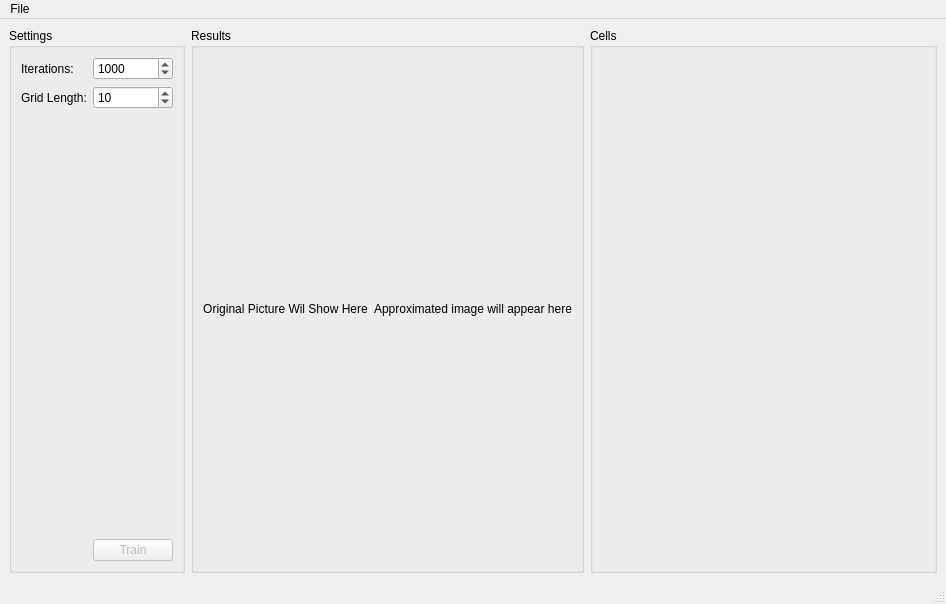
<?xml version="1.0" encoding="UTF-8"?>
<ui version="4.0">
 <class>SelfOrganizingMapWindow</class>
 <widget class="QMainWindow" name="SelfOrganizingMapWindow">
  <property name="geometry">
   <rect>
    <x>0</x>
    <y>0</y>
    <width>946</width>
    <height>604</height>
   </rect>
  </property>
  <property name="windowTitle">
   <string>Self Organizing Map</string>
  </property>
  <widget class="QWidget" name="centralwidget">
   <layout class="QVBoxLayout" name="verticalLayout_3" stretch="1">
    <item>
     <layout class="QHBoxLayout" name="horizontalLayout_2" stretch="1,3,3">
      <item>
       <widget class="QGroupBox" name="groupBox">
        <property name="title">
         <string>Settings</string>
        </property>
        <layout class="QVBoxLayout" name="verticalLayout">
         <item>
          <layout class="QFormLayout" name="formLayout">
           <item row="0" column="0">
            <widget class="QLabel" name="label">
             <property name="text">
              <string>Iterations:</string>
             </property>
            </widget>
           </item>
           <item row="0" column="1">
            <widget class="QSpinBox" name="_iterationsSpinBox">
             <property name="minimum">
              <number>1</number>
             </property>
             <property name="maximum">
              <number>2000</number>
             </property>
             <property name="value">
              <number>1000</number>
             </property>
            </widget>
           </item>
           <item row="1" column="0">
            <widget class="QLabel" name="label_2">
             <property name="text">
              <string>Grid Length:</string>
             </property>
            </widget>
           </item>
           <item row="1" column="1">
            <widget class="QSpinBox" name="_gridLengthSpinBox">
             <property name="minimum">
              <number>4</number>
             </property>
             <property name="value">
              <number>10</number>
             </property>
            </widget>
           </item>
           <item row="3" column="1">
            <widget class="QPushButton" name="_trainButton">
             <property name="enabled">
              <bool>false</bool>
             </property>
             <property name="sizePolicy">
              <sizepolicy hsizetype="Minimum" vsizetype="Fixed">
               <horstretch>0</horstretch>
               <verstretch>0</verstretch>
              </sizepolicy>
             </property>
             <property name="text">
              <string>Train</string>
             </property>
            </widget>
           </item>
           <item row="2" column="1">
            <spacer name="verticalSpacer">
             <property name="orientation">
              <enum>Qt::Vertical</enum>
             </property>
             <property name="sizeHint" stdset="0">
              <size>
               <width>20</width>
               <height>40</height>
              </size>
             </property>
            </spacer>
           </item>
          </layout>
         </item>
        </layout>
       </widget>
      </item>
      <item>
       <widget class="QGroupBox" name="groupBox_2">
        <property name="title">
         <string>Results</string>
        </property>
        <layout class="QHBoxLayout" name="horizontalLayout">
         <item>
          <widget class="QLabel" name="_originalPictureLabel">
           <property name="text">
            <string>Original Picture Wil Show Here</string>
           </property>
           <property name="alignment">
            <set>Qt::AlignCenter</set>
           </property>
          </widget>
         </item>
         <item>
          <widget class="QLabel" name="_approximatedImageLabel">
           <property name="text">
            <string>Approximated image will appear here</string>
           </property>
           <property name="alignment">
            <set>Qt::AlignCenter</set>
           </property>
          </widget>
         </item>
        </layout>
       </widget>
      </item>
      <item>
       <widget class="QGroupBox" name="groupBox_3">
        <property name="sizePolicy">
         <sizepolicy hsizetype="Preferred" vsizetype="Preferred">
          <horstretch>0</horstretch>
          <verstretch>0</verstretch>
         </sizepolicy>
        </property>
        <property name="title">
         <string>Cells</string>
        </property>
        <layout class="QVBoxLayout" name="verticalLayout_2">
         <item>
          <widget class="GraphWidget" name="_graphWidget" native="true">
           <property name="sizePolicy">
            <sizepolicy hsizetype="Preferred" vsizetype="Minimum">
             <horstretch>0</horstretch>
             <verstretch>0</verstretch>
            </sizepolicy>
           </property>
           <property name="minimumSize">
            <size>
             <width>0</width>
             <height>200</height>
            </size>
           </property>
          </widget>
         </item>
        </layout>
       </widget>
      </item>
     </layout>
    </item>
   </layout>
  </widget>
  <widget class="QMenuBar" name="menubar">
   <property name="geometry">
    <rect>
     <x>0</x>
     <y>0</y>
     <width>946</width>
     <height>22</height>
    </rect>
   </property>
   <widget class="QMenu" name="menuFile">
    <property name="title">
     <string>File</string>
    </property>
    <addaction name="_actionOpen"/>
    <addaction name="_actionSave"/>
   </widget>
   <addaction name="menuFile"/>
  </widget>
  <widget class="QStatusBar" name="statusbar"/>
  <action name="_actionOpen">
   <property name="text">
    <string>Open</string>
   </property>
  </action>
  <action name="_actionSave">
   <property name="text">
    <string>Save</string>
   </property>
  </action>
 </widget>
 <customwidgets>
  <customwidget>
   <class>GraphWidget</class>
   <extends>QWidget</extends>
   <header>GraphWidget.h</header>
   <container>1</container>
  </customwidget>
 </customwidgets>
 <resources/>
 <connections/>
</ui>
